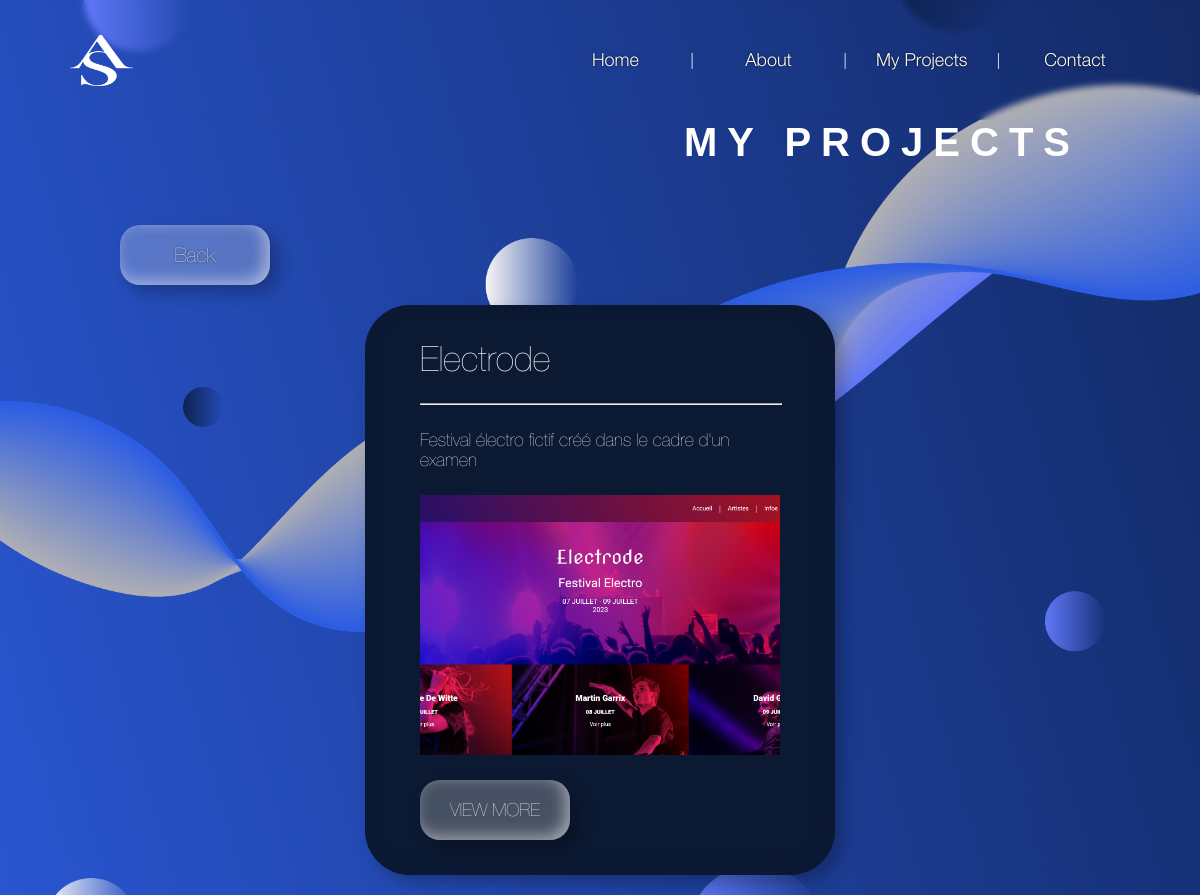
The app's page /allProjects.php with its own data.
### tables this page shows
CREATE TABLE IF NOT EXISTS `websites` (
  `id` int NOT NULL AUTO_INCREMENT,
  `name` varchar(60) DEFAULT NULL,
  `date` year DEFAULT NULL,
  `description` varchar(255) DEFAULT NULL,
  `image` varchar(255) DEFAULT NULL,
  `url` varchar(255) DEFAULT NULL,
  `github` varchar(255) DEFAULT NULL,
  `figma` varchar(255) DEFAULT NULL,
  `categorie` varchar(80) DEFAULT NULL,
  PRIMARY KEY (`id`)
);

### allProjects.php (the view, shortened to what this page needs)
<!DOCTYPE html>
<html lang="en">
<head>
    <link rel="stylesheet" href="build/style.css">
</head>
<body>
    <?php include "partials/header.php"; ?>
    <div class="slide" id="allProjects">
        <div class="wrapper">
            <h3>MY PROJECTS</h3>
            <a href="index.php#projects" class="back">
                <div>Back</div>
            </a>
            <div class="showAll">
            <?php
                require "connexion.php";
                $req = $bdd->query("SELECT * FROM websites ORDER BY id DESC ");
                while($don = $req->fetch())
                {
                    $description = strip_tags($don['description']);
                    if(preg_match('#(\w+\W+){14}\w+#s',$description,$out))
                    {
                        $html = "<div class='text'>".$out[0]."...</div>";
                    }else{
                        $html = "<div class='text'>".$description."</div>";
                    }
                    echo "<div class='card'>";
                        echo "<div class='wrapper'>";
                            echo "<h5>".$don['name']."</h5>";
                            echo "<hr>";
                            echo $html;
                            echo "<img src='images/upload/website/".$don['image']."' alt='Image de ".$don['name']."'>";
                            echo "<a href='website-".$don['id']."' class='btn'>";
                                echo "<div>VIEW MORE</div>";
                            echo "</a>";
                        echo "</div>";
                    echo "</div>";
                }
            ?>
            </div>
        </div>
    </div>
</body>
</html>

### build/style.css (style rules this page uses)
* { margin:0;padding:0 }
html { scroll-behavior:smooth }
.slide { background-color:#1b398b;overflow:hidden;width:100%;min-height:100vh;position:relative }
#allProjects { overflow:hidden;background-image:url(../images/background/fond2.png);background-position:center center;background-size:cover }
#allProjects .wrapper { margin:0 auto;width:80% }
#allProjects .wrapper h3 { justify-self:end;font-family:"Pirulen",sans-serif;letter-spacing:10px;color:#fff;font-size:40px;margin:120px 0 60px;user-select:none }
#allProjects .wrapper .back { width:150px;height:60px;background:rgba(247,247,247,.25);box-shadow:-5px -4px 15px 0px rgba(247,247,247,.5) inset,8px 8px 15px 0px rgba(0,0,0,.25);display:flex;justify-content:center;align-items:center;border-radius:20px;text-decoration:none }
#allProjects .wrapper .back div { font-family:"HelveticaNeue",sans-serif;color:#fff;font-size:20px;text-shadow:0px 0px 2px #000 }
#allProjects .wrapper .showAll { display:flex;justify-content:space-evenly;align-items:center;flex-wrap:wrap;gap:20px;margin:20px 0 }
#allProjects .wrapper .showAll .card { width:450px;height:550px;background-color:#0c1933;border-radius:45px;box-shadow:-5px -4px 15px 0px #0c1933 inset,8px 8px 15px 0px rgba(0,0,0,.25);padding:10px }
#allProjects .wrapper .showAll .card .wrapper { display:flex;flex-direction:column;justify-content:space-evenly;align-items:start;width:80%;margin:0 auto;height:100% }
#allProjects .wrapper .showAll .card .wrapper hr { width:100%;color:#fff }
#allProjects .wrapper .showAll .card .wrapper h5 { font-size:35px;font-family:"HelveticaNeue",sans-serif;font-weight:lighter;color:#fff }
#allProjects .wrapper .showAll .card .wrapper .text { font-size:18px;font-family:"HelveticaNeue",sans-serif;font-weight:lighter;color:#fff }
#allProjects .wrapper .showAll .card .wrapper .btn { width:150px;height:60px;background:rgba(247,247,247,.25);box-shadow:-5px -4px 15px 0px rgba(247,247,247,.5) inset,8px 8px 15px 0px rgba(0,0,0,.25);display:flex;justify-content:center;align-items:center;border-radius:20px;text-decoration:none }
#allProjects .wrapper .showAll .card .wrapper .btn div { font-size:18px;font-family:"HelveticaNeue",sans-serif;color:#fff }
#allProjects .wrapper .showAll .card .wrapper img { width:100%;height:260px;object-fit:cover }

### records on screen
websites: name "Electrode", description "Festival électro fictif créé dans le cadre d'un examen", image (picture)
